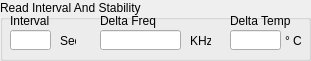
     <widget class="QGroupBox" name="groupBox_32">
      <property name="geometry">
       <rect>
        <x>10</x>
        <y>320</y>
        <width>311</width>
        <height>61</height>
       </rect>
      </property>
      <property name="title">
       <string>Read Interval And Stability</string>
      </property>
      <widget class="QLabel" name="label_64">
       <property name="geometry">
        <rect>
         <x>285</x>
         <y>30</y>
         <width>21</width>
         <height>21</height>
        </rect>
       </property>
       <property name="text">
        <string>° C</string>
       </property>
      </widget>
      <widget class="QLineEdit" name="lineEdit_72">
       <property name="geometry">
        <rect>
         <x>10</x>
         <y>30</y>
         <width>41</width>
         <height>20</height>
        </rect>
       </property>
       <property name="font">
        <font>
         <pointsize>10</pointsize>
         <weight>75</weight>
         <bold>true</bold>
         <strikeout>false</strikeout>
        </font>
       </property>
       <property name="alignment">
        <set>Qt::AlignCenter</set>
       </property>
      </widget>
      <widget class="QLabel" name="label_62">
       <property name="geometry">
        <rect>
         <x>60</x>
         <y>30</y>
         <width>16</width>
         <height>21</height>
        </rect>
       </property>
       <property name="text">
        <string>Sec</string>
       </property>
      </widget>
      <widget class="QLabel" name="label_61">
       <property name="geometry">
        <rect>
         <x>10</x>
         <y>10</y>
         <width>51</width>
         <height>21</height>
        </rect>
       </property>
       <property name="text">
        <string>Interval</string>
       </property>
      </widget>
      <widget class="QLabel" name="label_63">
       <property name="geometry">
        <rect>
         <x>230</x>
         <y>10</y>
         <width>61</width>
         <height>21</height>
        </rect>
       </property>
       <property name="text">
        <string>Delta Temp</string>
       </property>
      </widget>
      <widget class="QLabel" name="label_66">
       <property name="geometry">
        <rect>
         <x>190</x>
         <y>30</y>
         <width>21</width>
         <height>21</height>
        </rect>
       </property>
       <property name="text">
        <string>KHz</string>
       </property>
      </widget>
      <widget class="QLineEdit" name="lineEdit_70">
       <property name="geometry">
        <rect>
         <x>100</x>
         <y>30</y>
         <width>81</width>
         <height>20</height>
        </rect>
       </property>
       <property name="font">
        <font>
         <pointsize>10</pointsize>
         <weight>75</weight>
         <bold>true</bold>
         <strikeout>false</strikeout>
        </font>
       </property>
       <property name="alignment">
        <set>Qt::AlignCenter</set>
       </property>
      </widget>
      <widget class="QLineEdit" name="lineEdit_71">
       <property name="geometry">
        <rect>
         <x>230</x>
         <y>30</y>
         <width>51</width>
         <height>20</height>
        </rect>
       </property>
       <property name="font">
        <font>
         <pointsize>10</pointsize>
         <weight>75</weight>
         <bold>true</bold>
         <strikeout>false</strikeout>
        </font>
       </property>
       <property name="alignment">
        <set>Qt::AlignCenter</set>
       </property>
      </widget>
      <widget class="QLabel" name="label_65">
       <property name="geometry">
        <rect>
         <x>100</x>
         <y>10</y>
         <width>61</width>
         <height>21</height>
        </rect>
       </property>
       <property name="text">
        <string>Delta Freq</string>
       </property>
      </widget>
     </widget>
